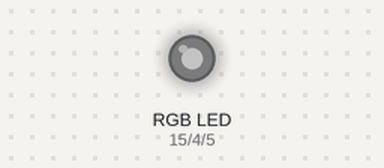
Simulated run of this sketch. Board: ESP32. Parts: an RGB LED mixed from three pins (HIGH = lit). Dim RGB values are drawn brighter than linear.

Above: at 0.05 s.
At 2.15 s:
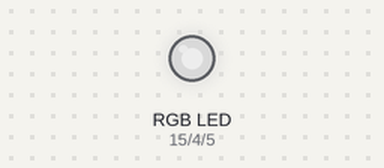
At 3.45 s:
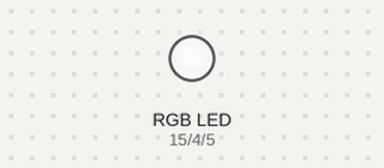
At 6.9 s:
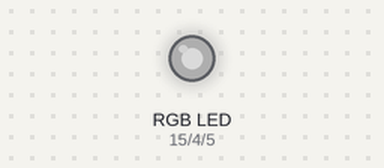
Timing chart, 0 to 10.0 s (numbered marks = the images above):
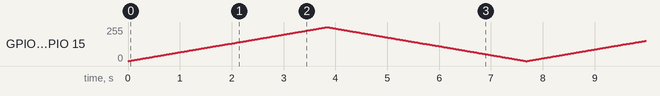

The sketch:

esp32_pwm.ino
```cpp
int red_light_pin = 15;
int green_light_pin = 4;
int blue_light_pin = 5;
const int ledChannel = 0;

const int freq = 5000;
const int resolution = 8;
void setup() {
  ledcSetup(ledChannel, freq, resolution);
  ledcAttachPin(red_light_pin, ledChannel);
  ledcAttachPin(green_light_pin, ledChannel);
  ledcAttachPin(blue_light_pin, ledChannel);

}


void loop() {


  for (int dutyCycle = 0; dutyCycle <= 255; dutyCycle++) {
    // changing the LED brightness with PWM
    ledcWrite(ledChannel, dutyCycle);
    delay(15);
  }

  // decrease the LED brightness
  for (int dutyCycle = 255; dutyCycle >= 0; dutyCycle--) {
    // changing the LED brightness with PWM
    ledcWrite(ledChannel, dutyCycle);
    delay(15);
  }

}
```
